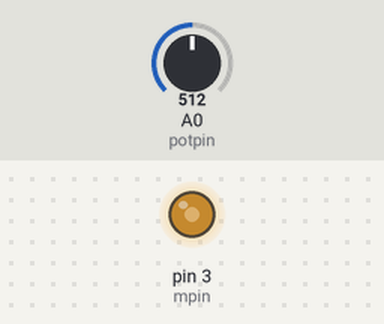
Simulated run of this sketch. Board: Arduino Uno, built with avr-gcc and run on an emulated ATmega328P. Parts: output pins drawn as LEDs (lit = HIGH). The test bench sets the inputs (shaded band); at power-on: A0 (potpin) = 512.

Above: at 1.2 s.
1.3 s: A0 (potpin) set to 716
At 2.3 s:
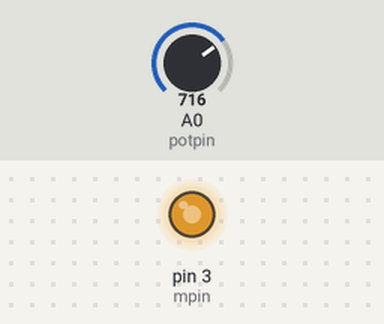
2.8 s: A0 (potpin) set to 900
At 3.4 s:
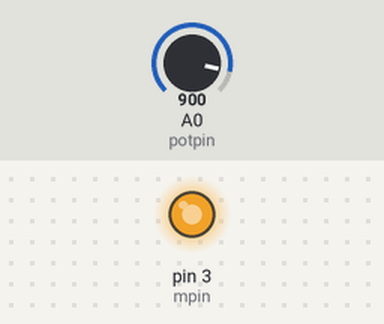
4.3 s: A0 (potpin) set to 122
At 5.5 s:
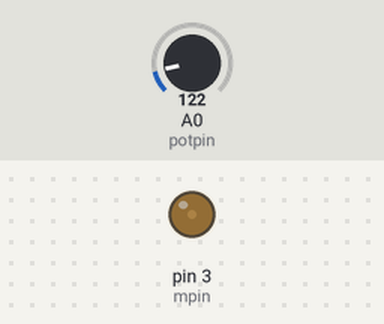
5.8 s: A0 (potpin) set to 0
At 6.9 s:
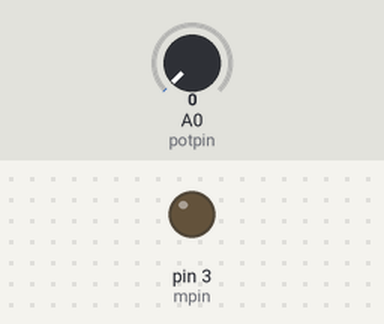
7.3 s: A0 (potpin) set to 511
At 8.0 s:
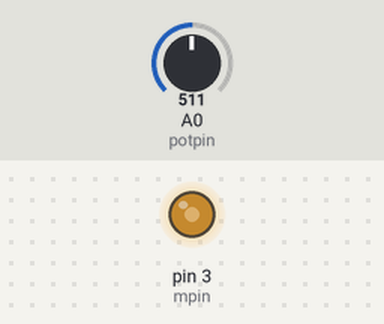
Timing chart, 0 to 9.8 s (numbered marks = the images above; inputs shaded):
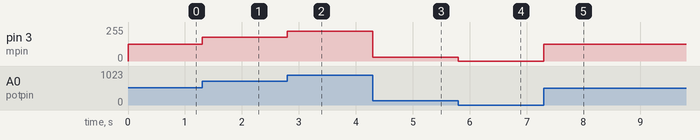

The sketch:

sketch_jun13d.ino
```cpp
int mvolt = 0, mpin = 3;
int potpin = 0;
void setup() {
  // put your setup code here, to run once:
  pinMode(mpin,  OUTPUT);
  pinMode(potpin, INPUT);
  Serial.begin(9600);
}

void loop() {
  // put your main code here, to run repeatedly:
  mvolt = map( analogRead(potpin), 0, 1023, 0, 255);
  analogWrite( mpin, mvolt);
}
```

Measured:
- after the input at 1.3 s, pin 3 (mpin): 127/255 → 178/255 at once
- after the input at 2.8 s, pin 3 (mpin): 178/255 → 224/255 at once
- after the input at 4.3 s, pin 3 (mpin): 224/255 → 30/255 at once
- after the input at 5.8 s, pin 3 (mpin): 30/255 → 0/255 at once
- after the input at 7.3 s, pin 3 (mpin): 0/255 → 127/255 at once
